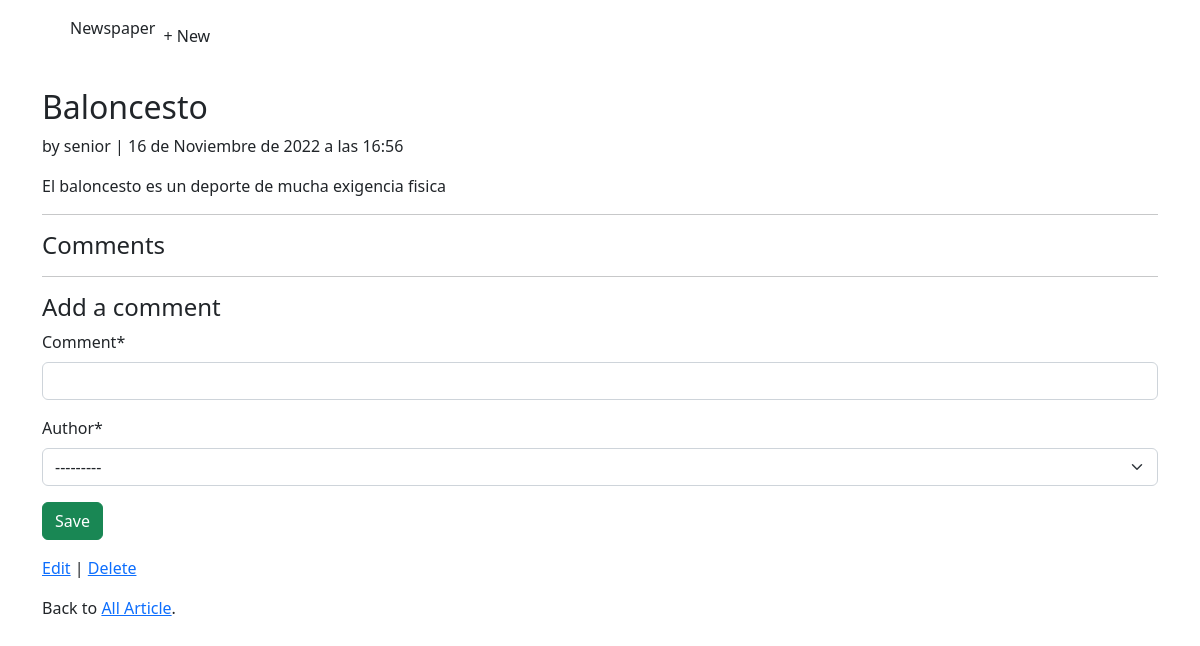
The app's page /articles/2/ (signed in) with its own data.
### articles/models.py (models this page shows, shortened)
class Article(models.Model):
    title = models.CharField(max_length=255)
    body = models.TextField()
    date = models.DateTimeField(auto_now_add=True)
    author = models.ForeignKey(settings.AUTH_USER_MODEL,
                                on_delete= models.CASCADE,)

### accounts/models.py (models this page shows)
class CustomUser(AbstractUser):
    age = models.PositiveIntegerField(null=True, blank=True)

### articles/views.py (the view, shortened to what this page needs)
# urls.py: path("<int:pk>/",ArticleDetailView.as_view(),
class ArticleDetailView(LoginRequiredMixin, DetailView):
    def get(self, request, *args, **kwargs):
        view = CommentGet.as_view()
        return view(request, *args, **kwargs)

### articles/forms.py
class CommentForm(forms.ModelForm):
    class Meta:
        model = Comment
        fields = ("comment", "author")

### articles/views.py (called while the page is built)
    def  get_context_data(self, **kwargs):
        context = super().get_context_data(**kwargs)
        context['form'] = CommentForm()
        return context

### templates/article_detail.html (shortened to what this page needs)
{% extends "base.html" %}
{% load crispy_forms_tags %}
{% block content %}
    <div class="article-entry">
        <h2>{{ object.title}}</h2>
        <p>by {{ object.author }} | {{ object.date }}</p>
        <p> {{ object.body }}</p>
    </div>
    <hr>
    <h4>Comments</h4>
    <hr>
    <h4> Add a comment </h4>
    <form action="" method="post">
        {{ form|crispy }}
        <button class="btn btn-success ml-2" type="submit">Save</button>
    </form>
    <p ><a href="{% url 'article_edit' article.pk %}">Edit</a> |
    <a href="{% url 'article_delete' article.pk %}">Delete</a></p>
    <p>Back to <a href="{% url 'article_list' %}">All Article</a>.</p>
{% endblock content %}

### records on screen
Article: title "Baloncesto", author "senior", date "16 de Noviembre de 2022 a las 16:56", body "El baloncesto es un deporte de mucha exigencia fisica"
